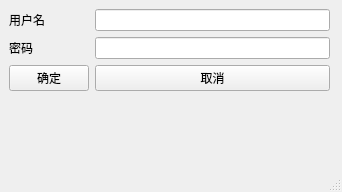
<?xml version="1.0" encoding="UTF-8"?>
<ui version="4.0">
 <class>FormMainWindow</class>
 <widget class="QMainWindow" name="FormMainWindow">
  <property name="geometry">
   <rect>
    <x>0</x>
    <y>0</y>
    <width>342</width>
    <height>192</height>
   </rect>
  </property>
  <property name="windowTitle">
   <string>MainWindow</string>
  </property>
  <widget class="QWidget" name="centralwidget">
   <widget class="QWidget" name="formLayoutWidget">
    <property name="geometry">
     <rect>
      <x>9</x>
      <y>9</y>
      <width>321</width>
      <height>111</height>
     </rect>
    </property>
    <layout class="QFormLayout" name="formLayout">
     <item row="0" column="0">
      <widget class="QLabel" name="label">
       <property name="text">
        <string>用户名</string>
       </property>
      </widget>
     </item>
     <item row="1" column="0">
      <widget class="QLabel" name="label_2">
       <property name="text">
        <string>密码</string>
       </property>
      </widget>
     </item>
     <item row="0" column="1">
      <widget class="QLineEdit" name="lineEdit"/>
     </item>
     <item row="1" column="1">
      <widget class="QLineEdit" name="lineEdit_2"/>
     </item>
     <item row="2" column="0">
      <widget class="QPushButton" name="pushButton">
       <property name="text">
        <string>确定</string>
       </property>
      </widget>
     </item>
     <item row="2" column="1">
      <widget class="QPushButton" name="pushButton_2">
       <property name="text">
        <string>取消</string>
       </property>
      </widget>
     </item>
    </layout>
   </widget>
  </widget>
  <widget class="QMenuBar" name="menubar">
   <property name="geometry">
    <rect>
     <x>0</x>
     <y>0</y>
     <width>342</width>
     <height>24</height>
    </rect>
   </property>
  </widget>
  <widget class="QStatusBar" name="statusbar"/>
 </widget>
 <resources/>
 <connections/>
</ui>
